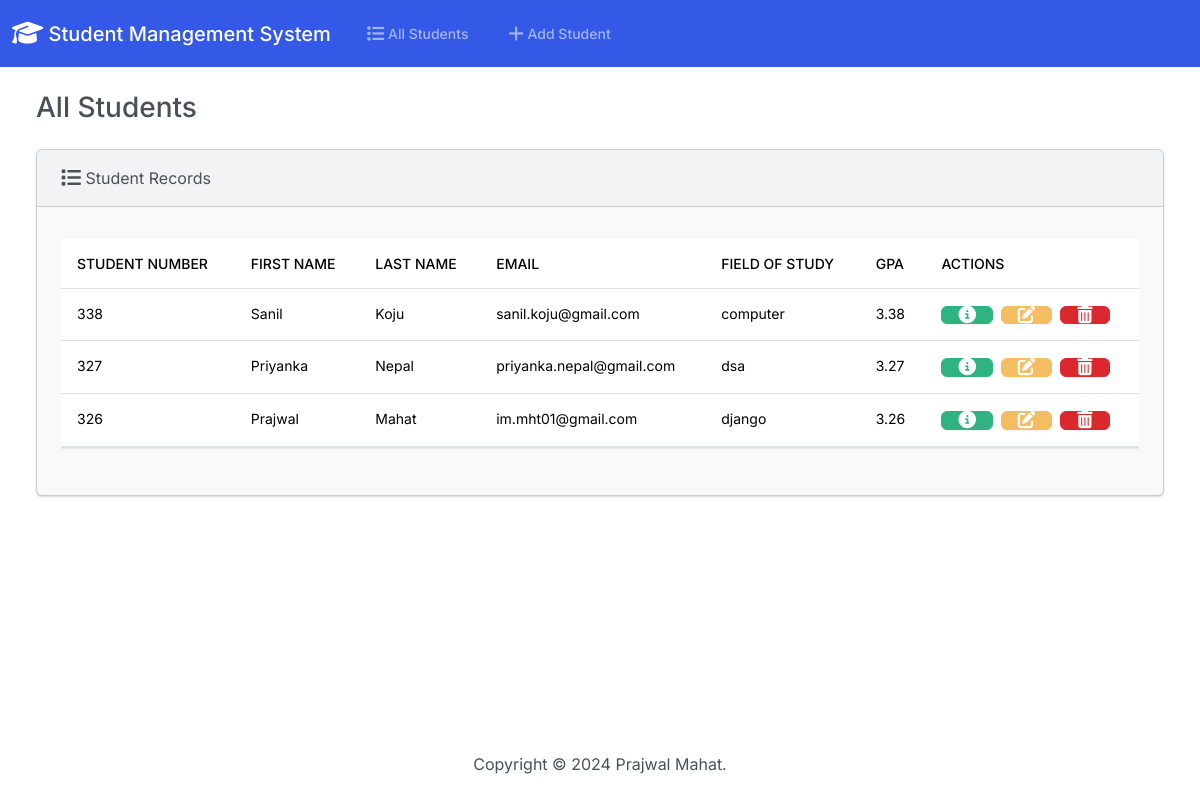
The page / on the database its author committed.
### students/models.py (models this page shows, shortened)
class Student(models.Model):
    student_number = models.PositiveIntegerField()
    first_name = models.CharField(max_length =50)
    last_name = models.CharField(max_length=50)
    email =models.EmailField(max_length = 100)
    field_of_study = models.CharField(max_length=50)
    gpa = models.FloatField()

### students/views.py (the view)
# urls.py: path('',views.index, name ='index'),
def index(request):
    return render(request, 'students/index.html', {
        'students': Student.objects.all()
    })

### students/templates/students/index.html (shortened to what this page needs)
{% extends "students/base.html" %}
{% block body %}
<h3 class="m-4">All Students</h3>
<div class="row">
  <div class="col-12">
    {% if students %}
    <div class="card bg-light ms-4 me-4 mb-4">
      <div class="card-header">
        <i class="fa-solid fa-list fa-lg"></i> Student Records
      </div>
      <div class="card-body">
        <p class="card-text">
          <div class="table-responsive">
            <table class="table table-hover">
              <thead>
                <tr>
                  <th scope="col">Student Number</th>
                  <th scope="col">First Name</th>
                  <th scope="col">Last Name</th>
                  <th scope="col">Email</th>
                  <th scope="col">Field of Study</th>
                  <th scope="col">GPA</th>
                  <th scope="col">Actions</th>
                </tr>
              </thead>
              <tbody>
                {% for student in students %}
                  <tr>
                    <td>{{ student.student_number }}</td>
                    <td>{{ student.first_name }}</td>
                    <td>{{ student.last_name }}</td>
                    <td>{{ student.email }}</td>
                    <td>{{ student.field_of_study }}</td>
                    <td>{{ student.gpa }}</td>
                    <td>
                      <button type="button" class="btn btn-success me-1" href="{% url 'view_student' student.id %}" data-bs-toggle="modal" data-bs-target="#myModal{{student.id}}">
                      </button>
                      <a class="btn btn-warning me-1" href="{% url 'edit' student.id %}">
                      </a>
                      <button type="button" class="btn btn-danger" data-bs-toggle="modal" data-bs-target="#delete{{student.id}}">
                      </button>
                    </td>
                  </tr>
                {% endfor %}
              </tbody>
            </table>
          </div>
        </p>
      </div>
    </div>
    {% else %}
      <h5 class="alert alert-primary ms-4 me-4">No Student Records</h5>
    {% endif %}
  </div>
</div>
{% endblock %}

### students/templates/students/base.html (shortened to what this page needs)
{% load static %}
<html lang="en">
<head>
    <link rel="stylesheet" href="https://cdnjs.cloudflare.com/ajax/libs/font-awesome/6.6.0/css/all.min.css" >
    <link rel="stylesheet" href="{% static 'css/bootstrap.min.css' %}">
</head>
<body class="d-flex flex-column min-vh-100">
    <nav class="navbar navbar-expand-lg bg-primary" data-bs-theme="dark">
        <div class="container-fluid">
          <a class="navbar-brand" href="{% url 'index' %}">
            <i class="fa-solid fa-graduation-cap fa-lg"></i> Student Management System</a>
          <div class="collapse navbar-collapse" id="navbarColor01">
            <ul class="navbar-nav me-auto">
              <li class="nav-item">
                <a class="nav-link" href="{% url 'index' %}">
                     All Students</a>
              </li>
              <li class="nav-item">
                <a class="nav-link" href="{% url 'add' %}">
                     Add Student</a>
            </ul>
          </div>
        </div>
      </nav>
      <div class="container-fluid">
       {% block body %}
       {% endblock %}
      </div>
      <footer class="mt-auto mb-4">
        <div class="text-center">
            <span>
                Copyright &copy; <script>document.write(new Date().getFullYear())</script> Prajwal Mahat.
            </span>
        </div>
      </footer>
</body>
</html>

### rows shown on the page
Student: student_number "338", first_name "Sanil", last_name "Koju", email "sanil.koju@gmail.com", field_of_study "computer", gpa "3.38"
Student: student_number "327", first_name "Priyanka", last_name "Nepal", email "priyanka.nepal@gmail.com", field_of_study "dsa", gpa "3.27"
Student: student_number "326", first_name "Prajwal", last_name "Mahat", email "im.mht01@gmail.com", field_of_study "django", gpa "3.26"
